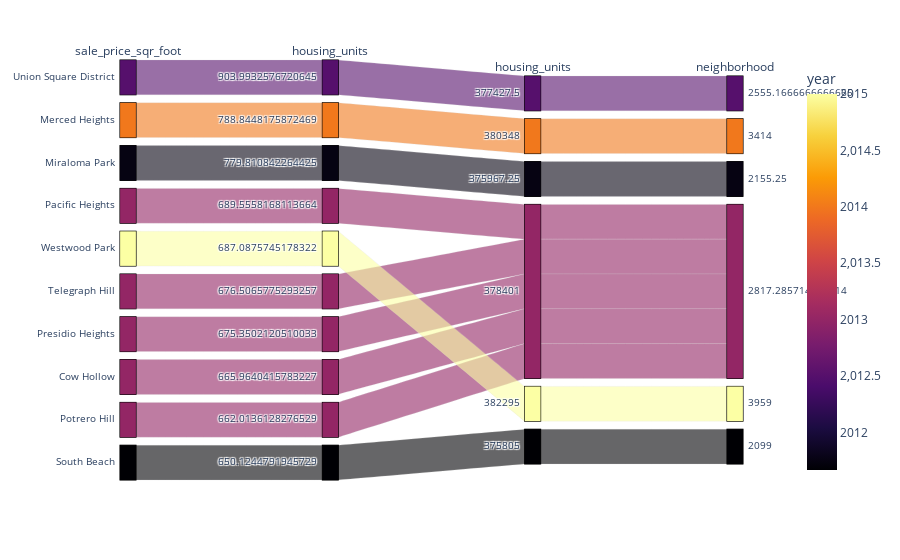

Notebook code for this chart:
### Markdown cell above
### Create a parallel coordinates plot and parallel categories plot of most expensive neighborhoods in San Francisco per year

### Code cell
# Parallel Categories Plot
parallel_categories = px.parallel_categories(
    most_expensive_neighborhoods,
    dimensions=["neighborhood", "sale_price_sqr_foot", "housing_units", "gross_rent"],
    color="year",
    color_continuous_scale=px.colors.sequential.Inferno,
    labels={
        "neighborhood": "sale_price_sqr_foot",
        "sale_price_sqr_foot": "housing_units",
        "gross_rent": "neighborhood",
    },
)
parallel_categories

### Figure 1 — Plotly figure (JSON) as saved in the notebook; plotly's stock layout.template omitted (floating-point values rounded to 4 significant figures)
{"data": [{"dimensions": [{"label": "sale_price_sqr_foot", "values": ["Union Square District", "Merced Heights", "Miraloma Park", "Pacific Heights", "Westwood Park", "Telegraph Hill", "Presidio Heights", "Cow Hollow", "Potrero Hill", "South Beach"]}, {"label": "housing_units", "values": [904.0, 788.8, 779.8, 689.6, 687.1, 676.5, 675.4, 666.0, 662.0, 650.1]}, {"label": "housing_units", "values": [377400.0, 380348, 376000.0, 378401, 382295, 378401, 378401, 378401, 378401, 375805]}, {"label": "neighborhood", "values": [2555.0, 3414, 2155.0, 2817.0, 3959, 2817.0, 2817.0, 2817.0, 2817.0, 2099]}], "domain": {"x": [0, 1], "y": [0, 1]}, "line": {"color": [2012.0, 2014, 2012.0, 2013, 2015, 2013, 2013, 2013, 2013, 2012.0], "coloraxis": "coloraxis"}, "name": "", "type": "parcats"}], "layout": {"autosize": true, "coloraxis": {"colorbar": {"title": {"text": "year"}}, "colorscale": [[0, "#000004"], [0.1111, "#1b0c41"], [0.2222, "#4a0c6b"], [0.3333, "#781c6d"], [0.4444, "#a52c60"], [0.5556, "#cf4446"], [0.6667, "#ed6925"], [0.7778, "#fb9b06"], [0.8889, "#f7d13d"], [1, "#fcffa4"]]}, "legend": {"tracegroupgap": 0}, "margin": {"t": 60}}}
